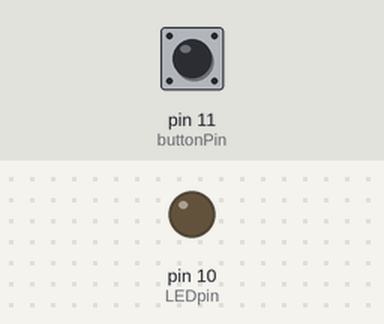
This sketch was run on a simulated Arduino Uno, built with avr-gcc and run on an emulated ATmega328P. On the bench: output pins drawn as LEDs (lit = HIGH). The test bench sets the inputs (shaded band); at power-on: pin 11 (buttonPin) LOW.

Above: at 1.2 s.
1.3 s: pin 11 (buttonPin) pulled HIGH for 0.15 s
At 1.6 s:
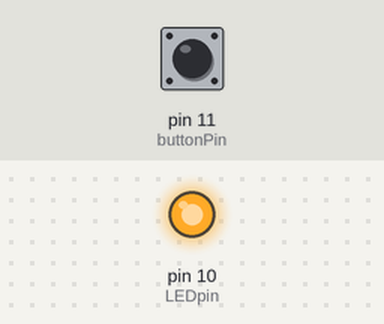
2.9 s: pin 11 (buttonPin) pulled HIGH for 1 s
At 4.0 s:
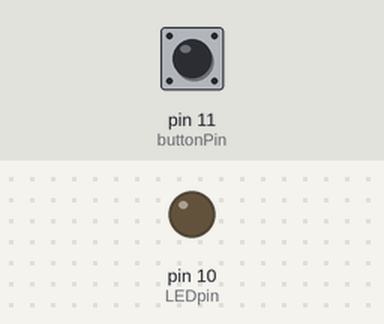
5.4 s: pin 11 (buttonPin) pulled HIGH for 3.2 s
At 6.0 s:
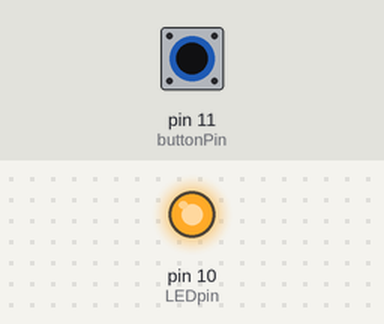
Timing chart, 0 to 8.4 s (numbered marks = the images above; inputs shaded):
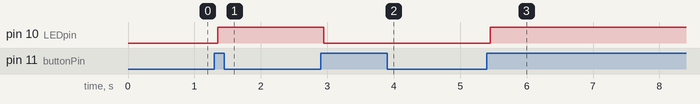

The sketch:

LightSwitch_E.ino
```cpp
// set pin numbers
// constants won't change for the duration of the program

int LEDpin = 10;
int buttonPin = 11;

// Variables that will change

boolean LEDstate = 0;          // the current state of the output pin
boolean buttonState = 0;       // the current reading from the input pin
boolean lastButtonReading = 0; // the previous reading from the input pin

// the following variables are long's because the time, measured in miliseconds,
// will quickly become a bigger number than can be stored in an int.

long lastDebounceTime = 0; // the last time the output pin was toggled
long debounceDelay = 50;   // the debounce time; increase this if the output flickers

void setup(){
// initialize the button pin as an input.
  pinMode(buttonPin, INPUT);
  // initialize the LED pin as an output.
  pinMode(LEDpin, OUTPUT);
  // set initial LED state
  digitalWrite(LEDpin, LEDstate);
}

void loop(){
  // read the state of the switch into a local variable.
  boolean buttonReading = digitalRead(buttonPin);
  // Remember the time when the switch changed
  if (buttonReading != lastButtonReading){
    // reset the debouncing timer
    lastDebounceTime = millis();
  }

  // check to see if you've waited
  // long enough since the last press to ignore any noise.

  if ((millis() - lastDebounceTime) > debounceDelay){
    // if the button state has changed
    if (buttonReading != buttonState){
      // remember the new button reading
      buttonState = buttonReading;
      // Change the state of the LED if the new button state is HIGH
      if (buttonState == HIGH){
        LEDstate = !LEDstate;
      }
    }
  }
  // set the LED:
  digitalWrite(LEDpin, LEDstate);
  // Remember the button state. Next time through the loop,
  // it'll be the lastButtonState:
  lastButtonReading = buttonReading;
}
```

Measured:
- after the input at 1.3 s, pin 10 (LEDpin): LOW → HIGH after 0.05 s
- after the input at 2.9 s, pin 10 (LEDpin): HIGH → LOW after 0.05 s
- after the input at 5.4 s, pin 10 (LEDpin): LOW → HIGH after 0.05 s
